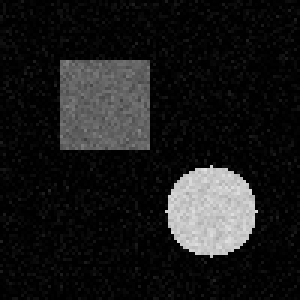
#> input picture noisy_image.jpg, 100 x 100 px (shown 3 times larger)
$ python region_growing_segmentation.py
#> lines starting #> are read from the running program, lines starting #| are printed output that depends on the picture; after the words box and inside, x2 and y2 are one past the last pixel; in counts of white or black regions, pixels touching at a corner belong together
import cv2
import numpy as np
import matplotlib.pyplot as plt

def region_grow_single(image, seed, threshold=20):
    height, width = image.shape
    segmented = np.zeros((height, width), dtype=np.uint8)
    visited = np.zeros((height, width), dtype=bool)

    seed_value = int(image[seed])
    region_mean = seed_value
    region_size = 1

    stack = [seed]

    while stack:
        x, y = stack.pop()
        if visited[x, y]:
            continue

        visited[x, y] = True
        pixel_value = int(image[x, y])

        if abs(pixel_value - region_mean) <= threshold:
            segmented[x, y] = 255
            region_mean = (region_mean * region_size + pixel_value) / (region_size + 1)
            region_size += 1

            for dx, dy in [(-1,0), (1,0), (0,-1), (0,1)]:
                nx, ny = x + dx, y + dy
                if 0 <= nx < height and 0 <= ny < width and not visited[nx, ny]:
                    stack.append((nx, ny))

    return segmented

# Load grayscale image
image = cv2.imread('noisy_image.jpg', cv2.IMREAD_GRAYSCALE)
#> image is the input picture: shape (100, 100); min 0, max 227, mean 26.6

# Seed points: one inside square, one inside circle
seed_points = [(34, 33), (67, 71)]

# Apply region growing independently for each seed
segmented_total = np.zeros_like(image)
for seed in seed_points:
    region = region_grow_single(image, seed, threshold=30)
    segmented_total = cv2.bitwise_or(segmented_total, region)
#> this loop made 2 passes
#> seed_value in region_grow_single on passes 1 to 2: 93, 196
#> pass 1, `region = region_grow_single(image, seed, threshold=30)`:
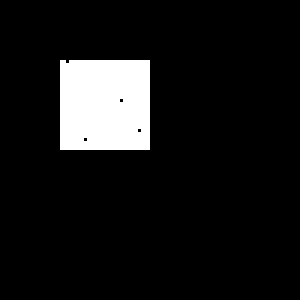
#> region: shape (100, 100) (shown 3 times larger); 9% white; 1 white region, box (x1, y1, x2, y2) and area: (20, 20, 50, 50) 896
#> pass 2, `region = region_grow_single(image, seed, threshold=30)`:
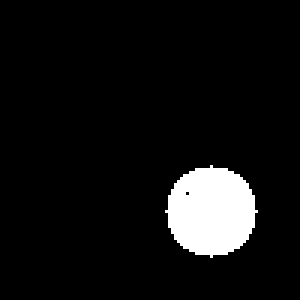
#> region: shape (100, 100) (shown 3 times larger); 7.1% white; 1 white region, box (x1, y1, x2, y2) and area: (55, 55, 86, 86) 708
#> pass 2, `segmented_total = cv2.bitwise_or(segmented_total, region)`:
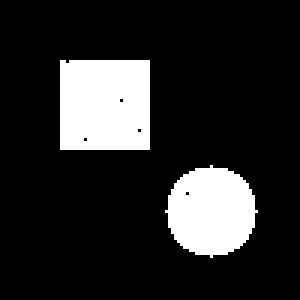
#> segmented_total: shape (100, 100) (shown 3 times larger); 16% white; 2 white regions, box (x1, y1, x2, y2) and area: (20, 20, 50, 50) 896, (55, 55, 86, 86) 708

# Convert grayscale to RGB for red dots
image_rgb = cv2.cvtColor(image, cv2.COLOR_GRAY2RGB)
for seed in seed_points:
    cv2.circle(image_rgb, (seed[1], seed[0]), radius=1, color=(255, 0, 0), thickness=-1)
#> image_rgb: shape (100, 100, 3); 0.1% of pixels changed, all inside (x1, y1, x2, y2) = (32, 33, 73, 69)

# Plot
plt.figure(figsize=(10, 5))

plt.subplot(1, 2, 1)
plt.title('Original Image with Seeds')
plt.imshow(image_rgb)
plt.axis('off')

plt.subplot(1, 2, 2)
plt.title('Segmented Region (2 Objects)')
plt.imshow(segmented_total, cmap='gray')
plt.axis('off')

plt.tight_layout()
plt.savefig("region_growing_segmentation_output.jpg")
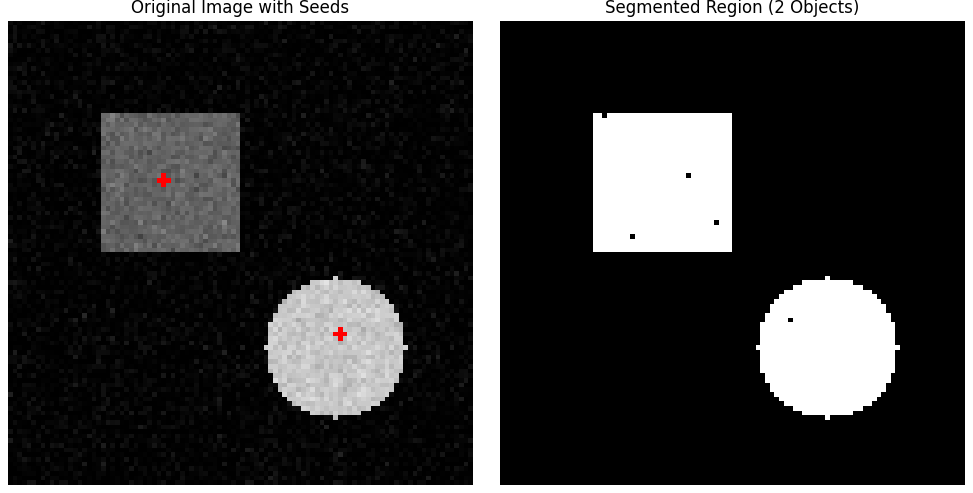
#> figure drawn by matplotlib, 2 panels
print("Image saved as region_growing_segmentation_output.jpg")
plt.show()
